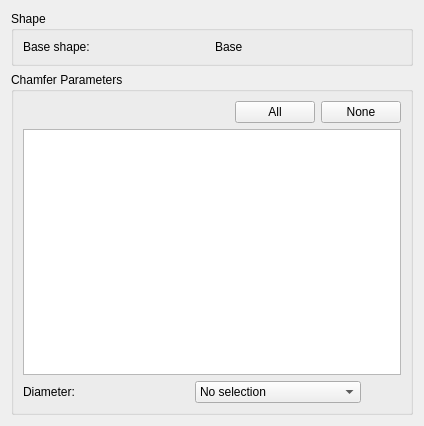
<?xml version="1.0" encoding="UTF-8"?>
<ui version="4.0">
 <class>DlgCountersunktHoles</class>
 <widget class="QWidget" name="DlgCountersunktHoles">
  <property name="geometry">
   <rect>
    <x>0</x>
    <y>0</y>
    <width>424</width>
    <height>426</height>
   </rect>
  </property>
  <property name="windowTitle">
   <string>Countersunk screw holes</string>
  </property>
  <layout class="QGridLayout" name="gridLayout_2">
   <item row="0" column="0">
    <widget class="QGroupBox" name="groupBox">
     <property name="title">
      <string>Shape</string>
     </property>
     <layout class="QHBoxLayout">
      <property name="spacing">
       <number>6</number>
      </property>
      <property name="margin">
       <number>9</number>
      </property>
      <item>
       <widget class="QLabel" name="label">
        <property name="text">
         <string>Base shape:</string>
        </property>
       </widget>
      </item>
      <item>
       <widget class="QLabel" name="labelBaseObject">
        <property name="text">
         <string>Base</string>
        </property>
       </widget>
      </item>
     </layout>
    </widget>
   </item>
   <item row="1" column="0">
    <widget class="QGroupBox" name="groupBox_2">
     <property name="title">
      <string>Chamfer Parameters</string>
     </property>
     <layout class="QGridLayout" name="gridLayout">
      <item row="2" column="0" colspan="5">
       <layout class="QHBoxLayout">
        <property name="spacing">
         <number>6</number>
        </property>
        <property name="margin">
         <number>0</number>
        </property>
        <item>
         <widget class="QLabel" name="labelRadius">
          <property name="text">
           <string>Diameter:</string>
          </property>
         </widget>
        </item>
        <item>
         <widget class="QComboBox" name="comboDiameter">
          <item>
           <property name="text">
            <string>No selection</string>
           </property>
          </item>
         </widget>
        </item>
        <item>
         <spacer>
          <property name="orientation">
           <enum>Qt::Horizontal</enum>
          </property>
          <property name="sizeType">
           <enum>QSizePolicy::Minimum</enum>
          </property>
          <property name="sizeHint" stdset="0">
           <size>
            <width>40</width>
            <height>20</height>
           </size>
          </property>
         </spacer>
        </item>
       </layout>
      </item>
      <item row="0" column="4">
       <widget class="QPushButton" name="selectNoneButton">
        <property name="text">
         <string>None</string>
        </property>
       </widget>
      </item>
      <item row="1" column="0" colspan="5">
       <widget class="QTreeView" name="treeView"/>
      </item>
      <item row="0" column="3">
       <widget class="QPushButton" name="selectAllButton">
        <property name="text">
         <string>All</string>
        </property>
       </widget>
      </item>
      <item row="0" column="2">
       <spacer name="horizontalSpacer">
        <property name="orientation">
         <enum>Qt::Horizontal</enum>
        </property>
        <property name="sizeHint" stdset="0">
         <size>
          <width>221</width>
          <height>20</height>
         </size>
        </property>
       </spacer>
      </item>
     </layout>
    </widget>
   </item>
  </layout>
 </widget>
 <tabstops>
  <tabstop>treeView</tabstop>
 </tabstops>
 <resources/>
 <connections/>
</ui>
